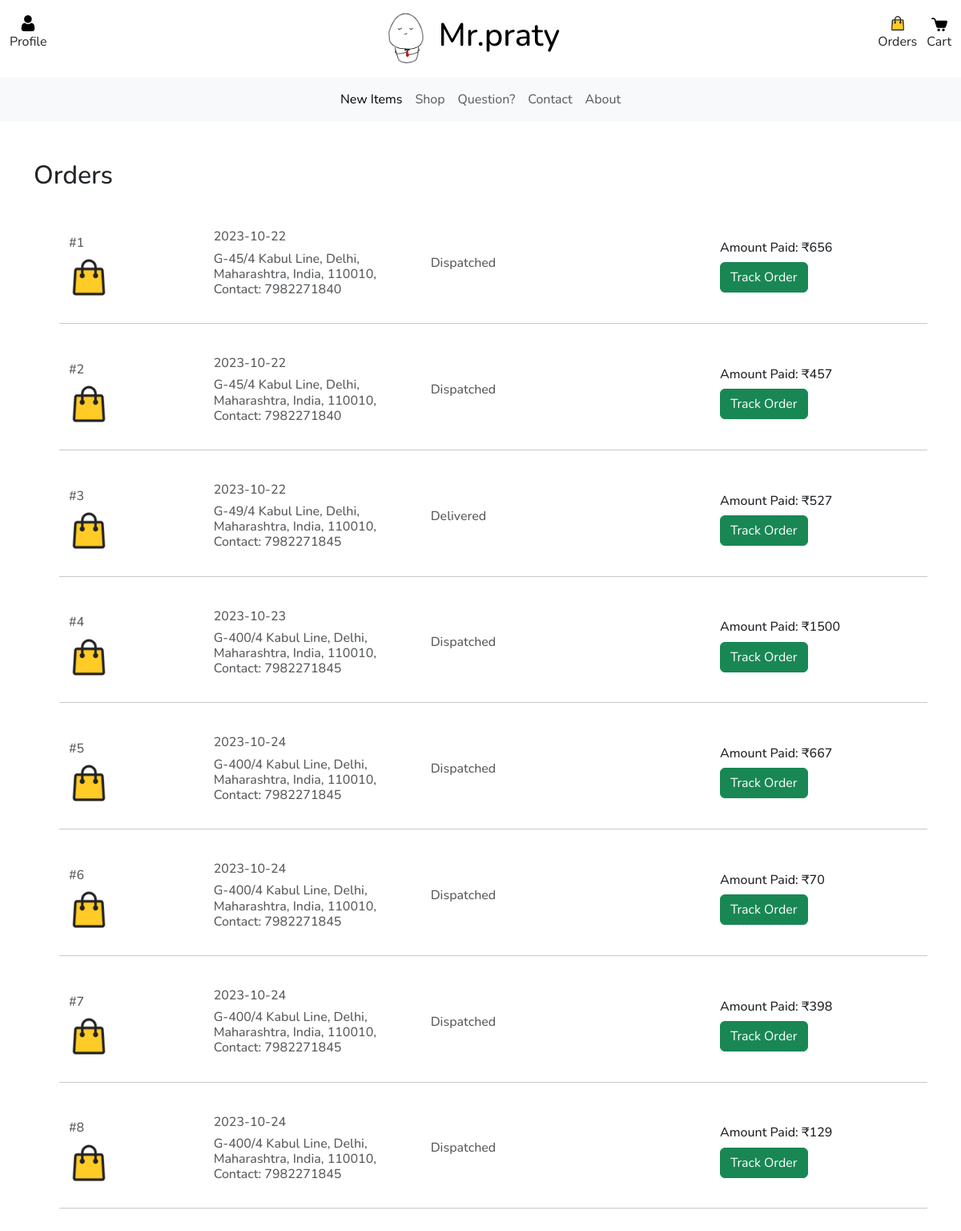
/orders (signed in), run on an earlier commit of the app's database.
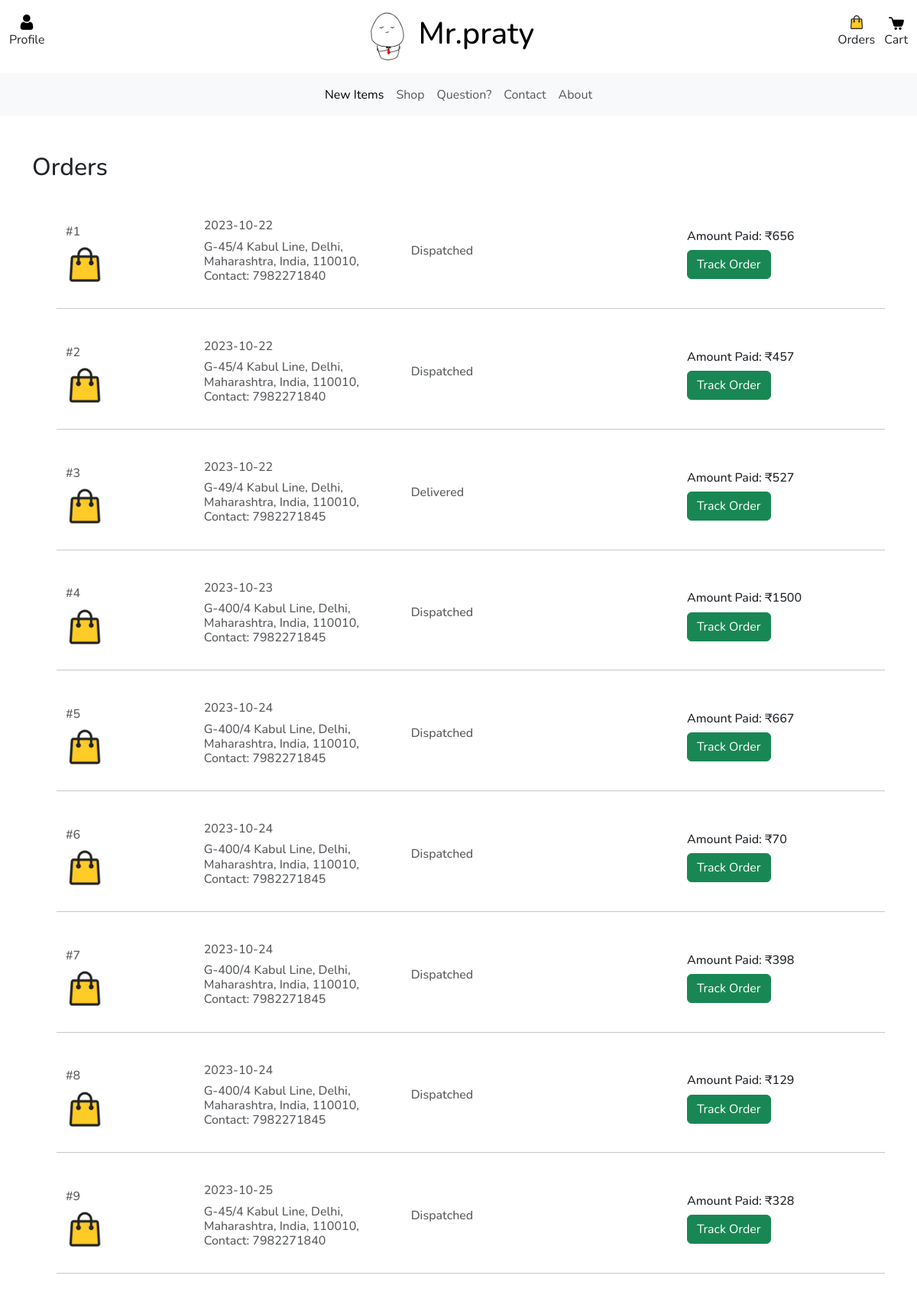
And on a later commit of the database.
### PratyushDoodlesApp/models/UserModel.py (models this page shows, shortened)
class Order(db.Model):
    __tablename__ = 'order'
    id = db.Column(db.Integer, primary_key=True)
    order_date = db.Column(db.Date, nullable=False)
    amount = db.Column(db.Integer, nullable=False)
    status = db.Column(db.String(255), nullable=False)
    user_id = db.Column(db.Integer, db.ForeignKey('user.id'), nullable=False)
    address = db.relationship('Address', backref='of_order', lazy=True, uselist=False)
    order_items = db.relationship('OrderItem', backref='of_order', lazy=True)

class Address(db.Model):
    __tablename__ = 'address'
    id = db.Column(db.Integer, primary_key=True)
    recipient_name = db.Column(db.String(255), nullable=False)
    addressLine1 = db.Column(db.String(255), nullable=False)
    addressLine2 = db.Column(db.String(255), nullable=True)
    city = db.Column(db.String(255), nullable=False)
    state = db.Column(db.String(255), nullable=False)
    pincode = db.Column(db.String(255), nullable=False)
    country = db.Column(db.String(255), nullable=False)
    phone_number = db.Column(db.String(15), nullable=False)
    user_id = db.Column(db.Integer, db.ForeignKey('user.id'), nullable=True)
    order_id = db.Column(db.Integer, db.ForeignKey('order.id'), nullable=True)
    def __repr__(self):
        return f'{self.addressLine1}, {self.city}, {self.state}, {self.country}, {self.pincode}, \n Contact: {self.phone_number}'

### PratyushDoodlesApp/business/home.py (the view)
@home_bp.route('/orders', methods=['GET'])
def orders():
    user = get_current_user()
    orders = user.ger_orders()
    data = {
        'user': user,
        'orders': orders
    }
    return render_template('orders.html', data = data)

### PratyushDoodlesApp/business/auth.py (called while the page is built)
@login_manager.user_loader
def load_user(user_id):
    return User.query.get(int(user_id))

### PratyushDoodlesApp/business/util.py (called while the page is built)
def get_current_user():
    if  current_user.is_anonymous:
        return None
    return current_user

### PratyushDoodlesApp/models/UserModel.py (called while the page is built)
    def ger_orders(self):
        return self.orders

### PratyushDoodlesApp/templates/orders.html
{% extends 'ui/base_page.html' %}
{% block content %}
<div class="container mt-5 text-left">
    {% if data.orders %}
    <h2>Orders</h2>
    <div class="container mt-5 text-left">
        {% for order in data.orders %}
        <ul>
            {% with order = order %}
                {% include 'ui/order_item.html' %}
            {% endwith %}
        </ul>
    {% endfor %}
    </div>
{% endif %}
</div>
{% endblock content %}

### PratyushDoodlesApp/templates/ui/base_page.html (shortened to what this page needs)
{% extends 'ui/base_layout.html' %}
{% block body %}
<nav class="navbar">
    <div class="container-fluid">
        {% if data.user %}
        <div class="navbar-item  ml-10 text-center" data-bs-toggle="offcanvas" data-bs-target="#offcanvasProfile"
            aria-controls="offcanvasProfile" aria-label="Toggle navigation">
            <img class="ic-20" src="{{ url_for('static', filename='images/ic_user.png') }}">
            <p>
                Profile
            </p>
        </div>
        {% endif %}
        <div class="header-item">
            <img class="header-logo" src="{{ url_for('static', filename='images/logo.png') }}" alt="Logo">
            <h1>Mr.praty</h1>
        </div>
        <span class="row">
            {% if data.user and (data.user.orders|length > 0) %}
            <a href="{{ url_for('home.orders') }}" class="nav-link col text-center mr-5"
                id="nav-order-button">
                <img class="ic-20" src="{{ url_for('static', filename='images/ic_order.png') }}">
                <p>
                    Orders
                </p>
            </a>
            {% endif %}
            <div class="col navbar-item text-center mr-10" id="nav-cart-button" data-bs-toggle="offcanvas"
                data-bs-target="#offcanvasNavbar" aria-controls="offcanvasNavbar" aria-label="Toggle navigation">
                <img class="ic-20" src="{{ url_for('static', filename='images/ic_cart.png') }}">
                <p>
                    Cart
                </p>
            </div>
        </span>
    </div>
</nav>
<nav class="navbar sticky-top navbar-expand-lg bg-body-tertiary">
    <div class="container-fluid">
        <div class="collapse navbar-collapse" id="navbarNav">
            <div class="container">
                <ul class="navbar-nav">
                    <li class="nav-item">
                        <a class="nav-link active" href="{{ url_for('home.home') }}">New Items</a>
                    </li>
                    <li class="nav-item">
                        <a class="nav-link" href="{{ url_for('shop.shop') }}">Shop</a>
                    </li>
                    <li class="nav-item">
                        <a class="nav-link" href="{{ url_for('others.questions') }}">Question?</a>
                    </li>
                    <li class="nav-item">
                        <a class="nav-link" href="{{ url_for('others.contact') }}">Contact</a>
                    </li>
                    <li class="nav-item">
                        <a class="nav-link" href="{{ url_for('others.about') }}">About</a>
                    </li>
                </ul>
            </div>
        </div>
</nav>
{% block content %}
{% endblock content %}
{% endblock body %}

### PratyushDoodlesApp/templates/ui/base_layout.html (shortened to what this page needs)
<!DOCTYPE html>
<html lang="en">
<head>
    <link rel="stylesheet" href="{{ url_for('static', filename='styles/styles.css') }}">
    <link href="https://cdn.jsdelivr.net/npm/bootstrap@5.3.2/dist/css/bootstrap.min.css" rel="stylesheet">
</head>
<body>
    {% block body %}
    {% endblock body %}
</body>
</html>

### PratyushDoodlesApp/templates/ui/order_item.html
<div class="row mb-2 d-flex justify-content-between align-items-center">
    <div class="col-md-2 col-lg-2 col-xl-2">
        <h6 class="text-muted">#{{ order.id }}</h6>
        <img src="{{ url_for('static', filename='images/ic_order.png') }}" alt="Product" class="rounded-3 ic-50" />
    </div>
    <div class="col-md-3 col-lg-3 col-xl-3">
        <h6 class="text-muted">{{ order.order_date }}</h6>
        <h6 class="text-muted">{{ order.address }}</h6>
    </div>
    <div class="col-md-3 col-lg-3 col-xl-3">
        <h6 class="text-muted">{{ order.status }}</h6>
    </div>
    <div class="col-md-3 col-lg-3 col-xl-3 offset-lg-1">
        <h6 class="mb-2">Amount Paid: ₹{{ order.amount }}</h6>
        <button class="btn btn-success">Track Order</h6>
    </div>
    <hr class="my-4">
</div>

### PratyushDoodlesApp/static/styles/custom.css (style rules this page uses)
* { margin: 0; padding: 0; box-sizing: border-box; }
body { margin: 0; padding: 0; }
.navbar { background-color: white; }
.header-item { display: flex; align-items: center; color: black; }
.header-item img { width: 80px; height: 80px; }
.navbar-nav { justify-content: center; }
.ic-20 { width: 20px; height: 20px; }
.ic-50 { width: 50px; height: 50px; }

### PratyushDoodlesApp/static/styles/product_card.css (style rules this page uses)
body { background: #ddd; }

### PratyushDoodlesApp/static/styles/defaults.css (style rules this page uses)
* { font-family: 'Nunito', sans-serif; }

What changed in the data, as far as the page shows it:
added Order: id "9", order_date "2023-10-25", address "G-45/4 Kabul Line, Delhi, Maharashtra, India, 110010, Contact: 7982271840", status "Dispatched", amount "328"
